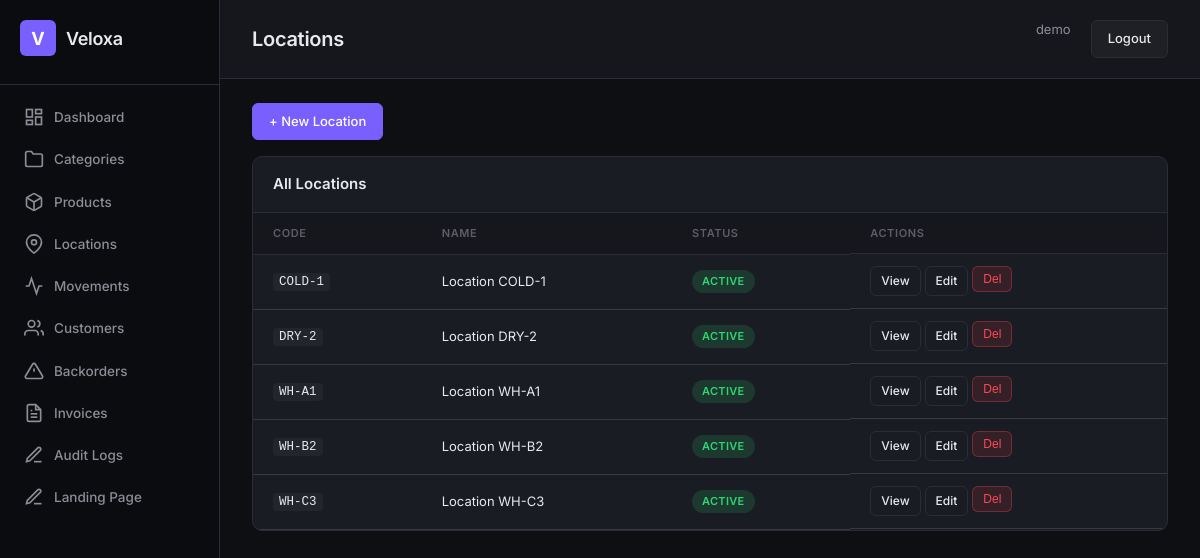
Before: /locations/ (signed in) with the older database file.
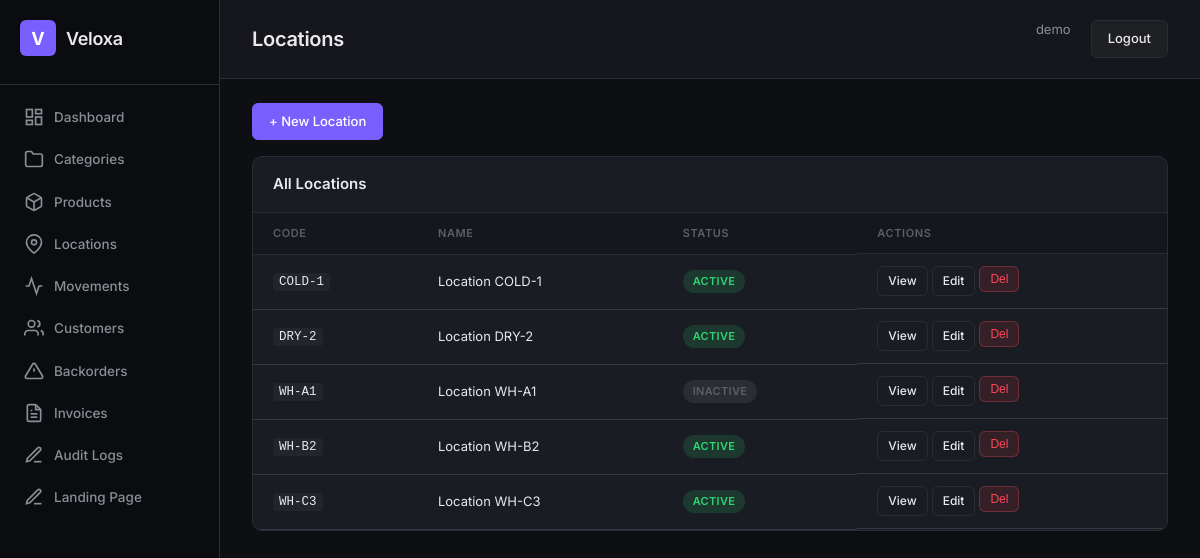
After: the same page with the newer database file.
### apps/warehouse/models/location.py (models this page shows, shortened)
class Location(models.Model):
    code = models.CharField(max_length=16, unique=True, db_index=True)
    name = models.CharField(max_length=255)
    is_active = models.BooleanField(default=True)
    tenant = models.ForeignKey(
        "tenants.Tenant", on_delete=models.CASCADE,
        null=True, blank=True, related_name="%(class)s_set",
    )
    objects = TenantAwareManager()
    class Meta:
        db_table = "warehouse_location"
        ordering = ["code"]

### config/views.py (the view)
# urls.py: path("locations/", views.location_list, name="location-list"),
@login_required
def location_list(request):
    return render(request, "locations.html", {"locations": Location.objects.all()})

### apps/accounts/models.py (called while the page is built)
    def get_queryset(self):
        from apps.tenants.utils import get_current_tenant_id
        qs = super().get_queryset()
        tenant_id = get_current_tenant_id()
        if tenant_id is not None:
            return qs.filter(tenant_id=tenant_id)
        return qs

### apps/tenants/managers.py (called while the page is built)
    def get_queryset(self):
        qs = super().get_queryset()
        tenant_id = get_current_tenant_id()
        if tenant_id is not None:
            return qs.filter(tenant_id=tenant_id)
        return qs

### apps/tenants/utils.py (called while the page is built)
def set_current_tenant(tenant):
    _thread_local.tenant = tenant

def get_current_tenant():
    return getattr(_thread_local, "tenant", None)

def get_current_tenant_id():
    tenant = get_current_tenant()
    return tenant.id if tenant else None

### templates/locations.html
{% extends 'base.html' %}{% block title %}Locations — Veloxa Warehouse{% endblock %}{% block page_title %}Locations{% endblock %}{% block active %}locations{% endblock %}
{% block content %}
<div style="margin-bottom:16px"><a href="{% url 'location-create' %}" class="btn btn-primary">+ New Location</a></div>
<div class="card"><div class="card-header"><h2>All Locations</h2></div><div class="card-body">
<table class="table"><thead><tr><th>Code</th><th>Name</th><th>Status</th><th class="actions-cell">Actions</th></tr></thead>
<tbody>{% for location in locations %}<tr><td><code>{{ location.code }}</code></td><td>{{ location.name }}</td><td>{% if location.is_active %}<span class="badge badge-success">Active</span>{% else %}<span class="badge badge-muted">Inactive</span>{% endif %}</td><td class="actions-cell"><a href="{% url 'location-detail' pk=location.pk %}" class="btn btn-sm">View</a><a href="{% url 'location-update' pk=location.pk %}" class="btn btn-sm">Edit</a><form method="post" action="{% url 'location-delete' pk=location.pk %}">{% csrf_token %}<button class="btn btn-sm btn-danger">Del</button></form></td></tr>{% empty %}<tr><td colspan="4" class="empty">No locations.</td></tr>{% endfor %}</tbody></table></div></div>
{% endblock %}

Changed rows visible on the page:
changed Location "Location WH-A1": is_active "ACTIVE" → "INACTIVE"
